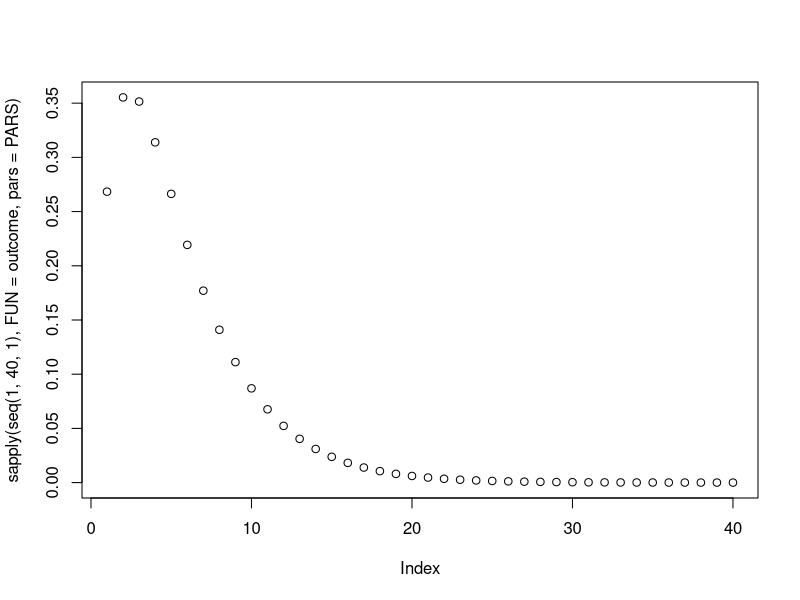
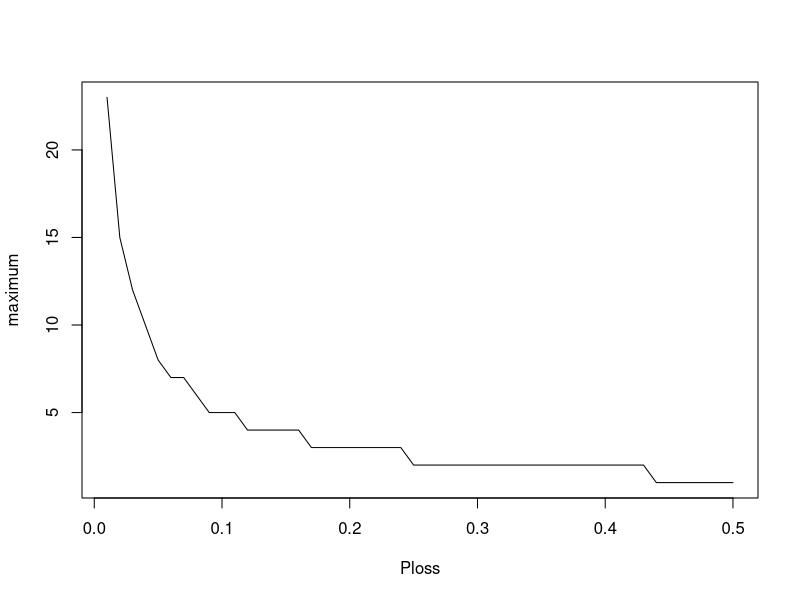
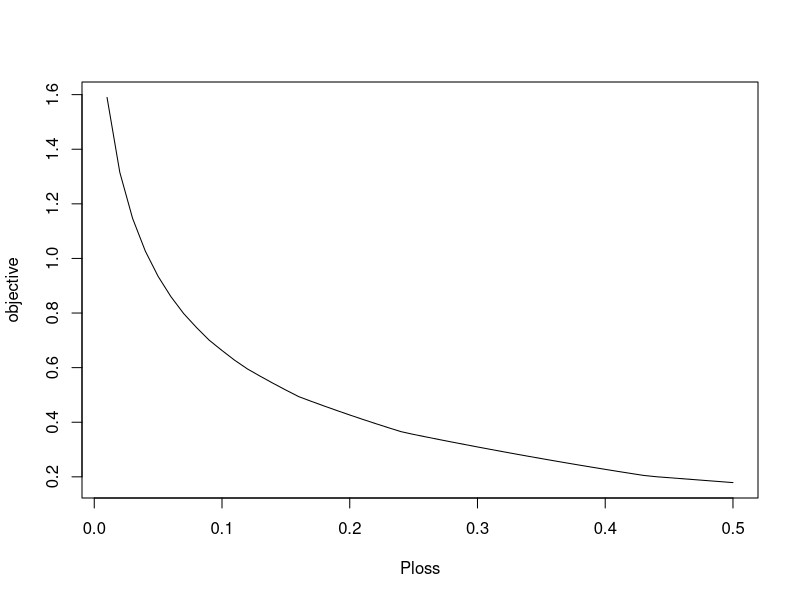

Here is the R script that generated these plots, in order:
# Maybe try running a signal detection model to see whether spiders should move upwards

# also include jumping spiders as IGP with another distribution (probably lower in the canopy)

# maybe also crickets on the ground, but I need a height distribution!

# then use SDT to determine whether isopod incorrect detection changes where the spiders should hunt.

# The two unknown parameters are (1) relative cost of a mistake grap and (2) how good spiders are at identifying isopods as bad prey

# Use Abbott and Sherratt 2013, modify eqn 6 so that the probabilities 
# are our own results of probability of encounter for each species.

PARS <- c(upd = 2.5,
          upu = 0,
          sig.t = 1, 
          sig.e = 5,
          Vca = 7.5,
          Via = -10,
          Vcr = 0,
          Vir = 0,
          Du1 = 5,
          tca1 = 10,
          tia1 = 1,
          tcr1 = 0,
          tir1 = 0,
          # t2 = 1,
          # G2 = 0.5,
          Dd1 = 5,
          # D2 = 1,
          Ploss = 0.25)

outcome <- function(Nin,pars){
  
  with(as.list(c(Nin, pars)),{
    
    N = Nin
    
    Pd = Dd1/(Du1 + Dd1)
    
    sig.p = sqrt(sig.t^2 + (sig.e/sqrt(N))^2)
    
    lambda.star = (sig.p^2)*(log((Vcr - Via)/(Vca-Vir))-
                               log((1 - Pd)/(Pd)))/upd + upd/2
    
    Pia = sum(dnorm(lambda.star:100, mean = upu, sd = sig.p))
    Pcr = 1- Pia
    Pca = sum(dnorm(lambda.star:100, mean = upd, sd = sig.p))
    Pir = 1-Pca
  
    G.N = (1-Pd)*(Pia*Via + Pcr*Vcr) + Pd*(Pca*Vca + Pir*Vir)
    
    t1.N = (1- Pd)*(Pia*tia1 + Pcr*tcr1)+
      (Pd)*(Pca*tca1 + Pir*tir1)
    
    # W.N = ((Du1 + Dd1)*G.N + D2*G2)/(1 + (Du1 + Dd1)*(N+t1.N)+D2*t2)
    
    W.N = G.N*(1-Ploss)^N 
    # We use the function of LOCO, because we don't think the other two are easily 
    # or reasonability applied here 
    # ---loss of future opportunity requires parameterizing it.
    # ---spiders are not likely to face multiple prey at once and 
    # ----predator risk is less important in our empirical case
    
    # browser()
    
    return(W.N)
  })
}

outcome(5, PARS)

plot(sapply(seq(1,40, 1), FUN = outcome, pars = PARS))

optimize(f = outcome,lower = 1, upper = 1000, maximum = T,pars= PARS)

scanp <- function(inPloss){
  PARS <- c(upd = 2.5,
            upu = 0,
            sig.t = 1, 
            sig.e = 5,
            Vca = 7.5,
            Via = -10,
            Vcr = 0,
            Vir = 0,
            Du1 = 5,
            tca1 = 10,
            tia1 = 1,
            tcr1 = 0,
            tir1 = 0,
            Dd1 = 5,
            Ploss = inPloss)
  
  op = optimize(f = outcome,lower = 1, upper = 1000, maximum = T,pars= PARS)
  
  A = outcome(floor(op$maximum), pars=PARS)
  B = outcome(ceiling(op$maximum), pars=PARS)
  
  if(A>B){
    ppp = c(objective = A, maximum = floor(op$maximum))
  }else{
    ppp = c(objective = B, maximum = ceiling(op$maximum))
  }
  
  return(ppp)
  
  
}

scanp(0.25)

o1 = sapply(seq(0.01, 0.5, 0.01), FUN = scanp)

o2 = cbind(t(o1), Ploss = seq(0.01, 0.5, 0.01))

plot(maximum~Ploss, o2, type = "l")
plot(objective~Ploss, o2, type = "l")

